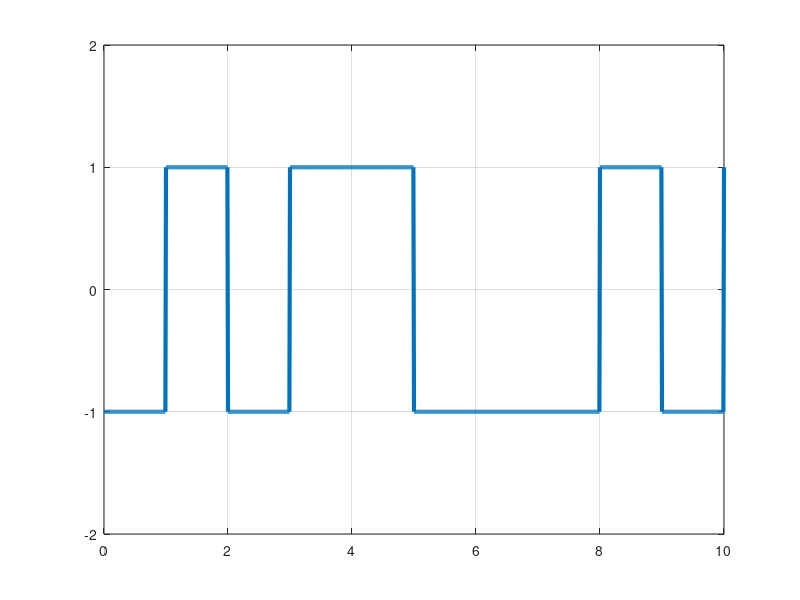

Reproduce this figure in MATLAB.
clc;
clear;
bits = [1,0,1,0,0,1,1,1,0,1];
%bits = input("INPUT BITS: ");

T = length(bits);
n = 100;

N = n*T;
t = 0:T/N:T;
x = ones(1,length(t));

for i=1:T
  if bits(i)==1
      x((i-1)*n+1:i*n)=-1;
  end
end

plot(t,x,'LineWidth',3);
axis([0,T,-2,2]);
grid on;

j=1;
for i=1:length(x)
  if mod(i,n)==0
    if x(i)==1
        ans_bits(j) = 0;
    else
        ans_bits(j) = 1;
    end
    j = j+1;
  end
end

disp('Demodulation : ')
disp(ans_bits)